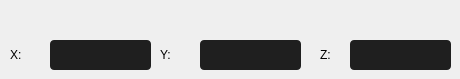
      <widget class="QWidget" name="tabACPC">
       <attribute name="title">
        <string>AC-PC</string>
       </attribute>
       <widget class="QLabel" name="lbl8">
        <property name="geometry">
         <rect>
          <x>10</x>
          <y>40</y>
          <width>41</width>
          <height>30</height>
         </rect>
        </property>
        <property name="text">
         <string>X:</string>
        </property>
       </widget>
       <widget class="QLabel" name="lbl10">
        <property name="geometry">
         <rect>
          <x>320</x>
          <y>40</y>
          <width>31</width>
          <height>30</height>
         </rect>
        </property>
        <property name="text">
         <string>Z:</string>
        </property>
       </widget>
       <widget class="QLineEdit" name="lblZ2">
        <property name="geometry">
         <rect>
          <x>350</x>
          <y>40</y>
          <width>101</width>
          <height>30</height>
         </rect>
        </property>
        <property name="styleSheet">
         <string notr="true">color: rgba(255,255,255,0.85);
background: #1F1F1F;
border-radius: 4px 4px 4px 4px;</string>
        </property>
        <property name="maxLength">
         <number>6</number>
        </property>
       </widget>
       <widget class="QLabel" name="lbl12">
        <property name="geometry">
         <rect>
          <x>160</x>
          <y>40</y>
          <width>41</width>
          <height>30</height>
         </rect>
        </property>
        <property name="text">
         <string>Y:</string>
        </property>
       </widget>
       <widget class="QLineEdit" name="lblX2">
        <property name="geometry">
         <rect>
          <x>50</x>
          <y>40</y>
          <width>101</width>
          <height>30</height>
         </rect>
        </property>
        <property name="styleSheet">
         <string notr="true">color: rgba(255,255,255,0.85);
background: #1F1F1F;
border-radius: 4px 4px 4px 4px;</string>
        </property>
        <property name="maxLength">
         <number>6</number>
        </property>
       </widget>
       <widget class="QLineEdit" name="lblY2">
        <property name="geometry">
         <rect>
          <x>200</x>
          <y>40</y>
          <width>101</width>
          <height>30</height>
         </rect>
        </property>
        <property name="styleSheet">
         <string notr="true">color: rgba(255,255,255,0.85);
background: #1F1F1F;
border-radius: 4px 4px 4px 4px;</string>
        </property>
        <property name="maxLength">
         <number>6</number>
        </property>
       </widget>
      </widget>
